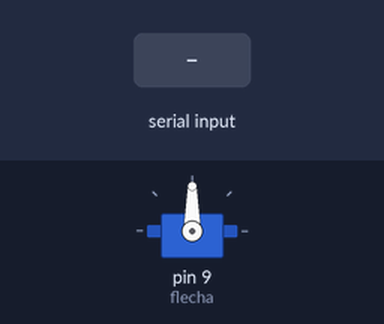
The sketch below on a simulated Arduino Uno, built with avr-gcc and run on an emulated ATmega328P. Shown: servo. The inputs (shaded band) are chosen by the test bench. Random numbers use the default seed unless the sketch sets one; what the sketch prints to the serial monitor is not drawn.

Above: at 1.2 s.
1.3 s: "90,45\n" received over Serial
2.8 s: "5\n" received over Serial
At 8.4 s:
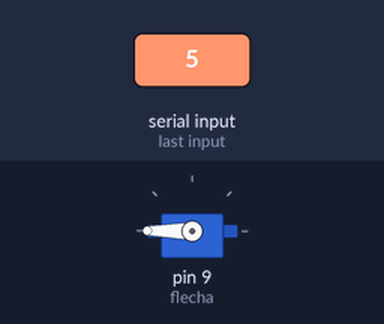
At 11.8 s:
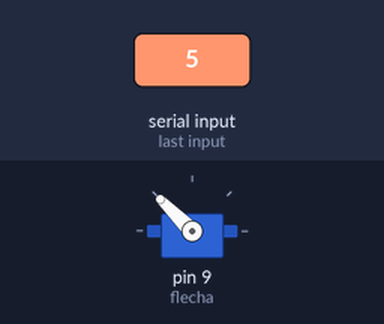
Timing chart, 0 to 15.4 s (numbered marks = the images above; inputs shaded):
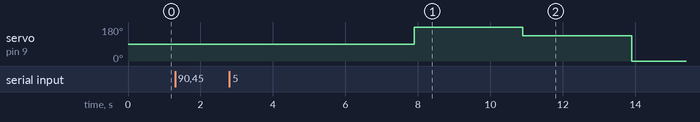

Measured:
- after the input at 1.3 s, every drawn part: stays the same
- after the input at 2.8 s, servo on pin 9 (flecha): 90° → 180° after 5.1 s, → 135° 3.0 s later, → 0° 3.0 s later

The sketch:

JuegoDelCalamarRandom.ino
```cpp
#include <Servo.h>

Servo flecha;
int jugadores;            // cantidad de jugadores
int posiciones[14];       // hasta 14 jugadores
int activos[14];          // jugadores activos (1 = sigue, 0 = eliminado)
int vivos;                // cuántos quedan en juego

void setup() {
  Serial.begin(9600);
  flecha.attach(9);
  flecha.write(90);  // centro inicial
  Serial.println("=== Juego del Calamar (Arduino) ===");
  Serial.println("Ingresa la cantidad de jugadores (max 14):");
}

void loop() {
  if (Serial.available() > 0) {
    jugadores = Serial.parseInt();

    if (jugadores > 1 && jugadores <= 14) {
      iniciarJuego(jugadores);
      jugar();
      Serial.println("=== Fin del Juego ===");
    } else {
      Serial.println("Error: ingresa un numero entre 2 y 14.");
    }

    // Limpiar el buffer
    while (Serial.available() > 0) Serial.read();
  }
}

void iniciarJuego(int n) {
  vivos = n;

  // calcular posiciones equidistantes
  int paso = 180 / (n - 1);
  for (int i = 0; i < n; i++) {
    posiciones[i] = i * paso;
    activos[i] = 1; // todos activos
  }

  Serial.print("Jugadores: ");
  Serial.println(n);
  Serial.println("Posiciones asignadas:");
  for (int i = 0; i < n; i++) {
    Serial.print("Jugador ");
    Serial.print(i + 1);
    Serial.print(" -> ");
    Serial.print(posiciones[i]);
    Serial.println(" grados");
  }
}

void jugar() {
  while (vivos > 1) {
    delay(2000); // pausa entre rondas

    int elegido;
    do {
      elegido = random(0, jugadores);  // elige un índice
    } while (activos[elegido] == 0);   // repetir hasta encontrar uno vivo

    // Mover el servo
    flecha.write(posiciones[elegido]);
    delay(1000);

    // Eliminar jugador
    activos[elegido] = 0;
    vivos--;

    Serial.print("Jugador ");
    Serial.print(elegido + 1);
    Serial.println(" eliminado ❌");
  }

  // Buscar al ganador
  for (int i = 0; i < jugadores; i++) {
    if (activos[i] == 1) {
      Serial.print("🎉 ¡Jugador ");
      Serial.print(i + 1);
      Serial.println(" es el GANADOR! 🎉");
    }
  }
}
```
